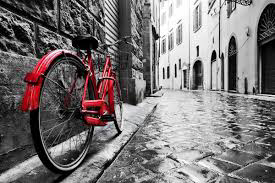
#> input picture work3/src-images/bicycle.bmp, 275 x 183 px
$ python main.py --path src-images/bicycle.bmp --ratio 1.0 --method numpy
#> lines starting #> are read from the running program, lines starting #| are printed output that depends on the picture
import argparse
import os
import struct
import time
import warnings
from enum import Enum
from pathlib import Path

import numpy as np
from PIL import Image

MY_FORMAT_HEADER = b'CBMP'
MY_FORMAT_HEADER_SIZE = 16


class Method(Enum):
    NUMPY = 1
    POWER_SIMPLE = 2
    BLOCK_POWER = 3


def compress_bmp(input_file: str, output_file: str, ratio: float, method: Method) -> None:
    # read original image
#> called with input_file = 'src-images/bicycle.bmp', output_file = 'bicycle_compressed.cbmp', ratio = 1
    img = Image.open(input_file)
#> img is the input picture: PIL image 275x183 RGB; mean R, G, B 121.5, 116.3, 116.7
    n, m = img.height, img.width
#> n = 183; m = 275
    k = np.floor(n * m / (4 * ratio * (n + m + 1))).astype(np.int32)
#> k = 27

    # calculate data of compressed image
    img_arrays = np.asarray(img)
    compressed_image_data = bytes()
    for i in range(3):
        channel = img_arrays[..., i]
        compressed_channel = bytes()
        match method:
            case Method.NUMPY:
                compressed_channel = compress_channel_numpy(channel, k)
            case Method.POWER_SIMPLE:
                compressed_channel = compress_channel_power_simple(channel, k, 50000, 1e-8)
            case Method.BLOCK_POWER:
                compressed_channel = compress_channel_block_power(channel, k, 1000, 1e-8)

        compressed_image_data += compressed_channel
#> this loop made 3 passes
#> pass 1, in compress_bmp, `channel = img_arrays[..., i]`:
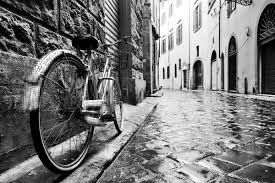
#> channel: shape (183, 275); min 0, max 255, mean 121.5
#> pass 2, in compress_bmp, `channel = img_arrays[..., i]`:
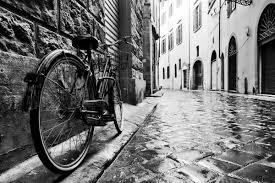
#> channel: shape (183, 275); min 0, max 255, mean 116.3

    # write data to output_file
    with open(output_file, 'wb') as f:
        header_data = MY_FORMAT_HEADER + struct.pack('<i', n) + struct.pack('<i', m) + struct.pack('<i', k)
        f.write(header_data)
        f.write(compressed_image_data)

    # check output_file size
    if ratio * os.path.getsize(output_file) > os.path.getsize(input_file):
        warnings.warn(f'The size of the compressed file is larger than the (size of the original) / {ratio}',
                      RuntimeWarning)


def compress_channel_numpy(channel: np.ndarray, k: int) -> bytes:
    u, sigma, vt = np.linalg.svd(channel, full_matrices=False)
    data = np.concatenate((u[:, :k].ravel(), sigma[:k], vt[:k, :].ravel()))
    return data.astype(np.float32).tobytes()


# Simple power method
# [56 lines left out: functions compress_channel_power_simple, compress_channel_block_power, not called in this run]


def unpack_channel(byte_data, n, m, k) -> np.ndarray:
    split_data = [byte_data[i:i + 4] for i in range(0, len(byte_data), 4)]
    map_obj = map(lambda x: struct.unpack('<f', x), split_data)
    matrix_data = np.array(list(map_obj))
    u = matrix_data[: n * k].reshape(n, k)
    sigma = matrix_data[n * k: n * k + k].ravel()
    vt = matrix_data[n * k + k:].reshape(k, m)
    return np.dot(np.dot(u, np.diag(sigma)), vt)


def restore_image(input_file, result_image_name) -> None:
#> called with input_file = 'bicycle_compressed.cbmp', result_image_name = 'bicycle_numpy.bmp'
    with open(input_file, 'rb') as f:
        header_data = f.read(MY_FORMAT_HEADER_SIZE)
        if header_data[:4] != MY_FORMAT_HEADER:
            raise ValueError(f'Incorrect format of {input_file}')
        n = struct.unpack('<i', header_data[4:8])[0]
        m = struct.unpack('<i', header_data[8:12])[0]
        k = struct.unpack('<i', header_data[12:16])[0]
        arrays = [unpack_channel(f.read(4 * k * (n + m + 1)), n, m, k) for _ in range(3)]
        image_matrix = np.stack(arrays, axis=2).clip(0, 255).astype(np.uint8)
        result_image = Image.fromarray(image_matrix)
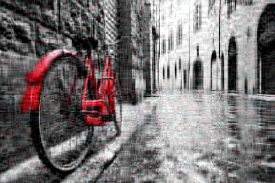
#> result_image: PIL image 275x183 RGB; mean R, G, B 121.1, 115.9, 116.4
        result_image.save(result_image_name)


if __name__ == '__main__':
    parser = argparse.ArgumentParser()
    parser.add_argument('-p', '--path', type=str, required=True, help='Path to image')
    parser.add_argument('-r', '--ratio', type=float, required=True,
                        help='The ratio of the size of the source file and the intermediate representation')
    parser.add_argument('-m', '--method', type=str, required=True, choices=['numpy', 'power_simple', 'block_power'],
                        help='The method used to calculate SVD')
    parser.add_argument('-s', '--save', action='store_true', help='Enable saving an intermediate representation')

    args = parser.parse_args()
    path_to_result_image = f'{Path(args.path).stem}_{args.method}.bmp'
    temp_output = f'{Path(args.path).stem}_compressed.cbmp'

    # Main steps
    start_time = time.time()
    match args.method:
        case 'numpy':
            compress_bmp(args.path, temp_output, args.ratio, Method.NUMPY)
        case 'power_simple':
            compress_bmp(args.path, temp_output, args.ratio, Method.POWER_SIMPLE)
        case 'block_power':
            compress_bmp(args.path, temp_output, args.ratio, Method.BLOCK_POWER)
    print(f'Working time: {round(time.time() - start_time, 2)} seconds.')

    restore_image(temp_output, path_to_result_image)
    if not args.save:
        os.remove(temp_output)
